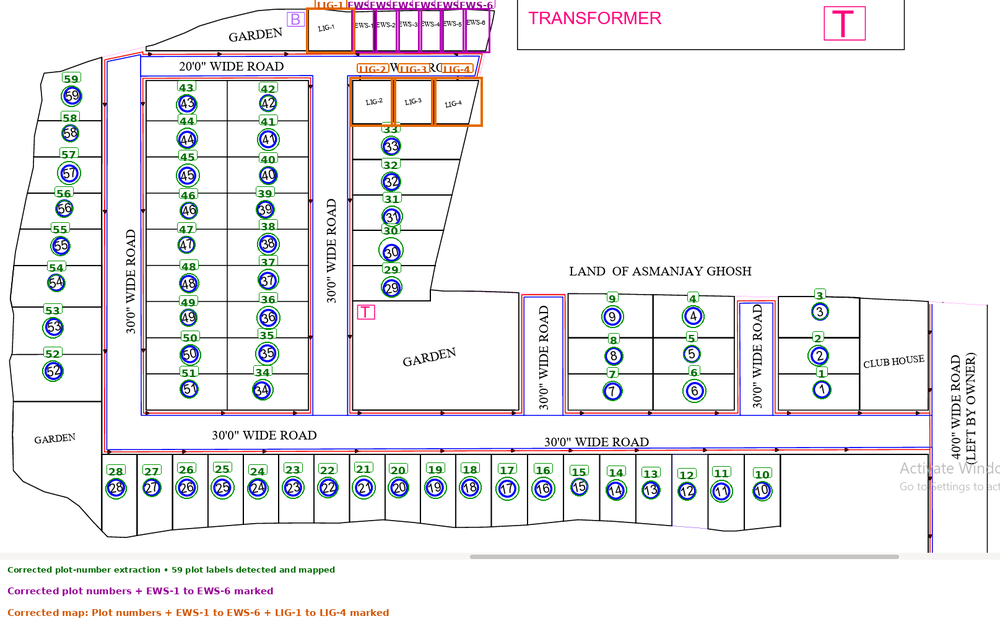
#> input picture marked_map_2.png, 1000 x 624 px, shrunk from 1615 x 1008 before the run, found by its file name
$ python a09_masks.py
#> lines starting #> are read from the running program, lines starting #| are printed output that depends on the picture; after the words box and inside, x2 and y2 are one past the last pixel; in counts of white or black regions, pixels touching at a corner belong together
"""Extract grid lines, build face index, and read labels per cell. Phase 2 of digitization."""
import sys, cv2, numpy as np
from pathlib import Path

SRC = Path(r"C:\Users\User\OneDrive\Desktop\gps_map\marked_map_2.png")
OUT = Path(r"C:\Users\User\AppData\Local\Temp\opencode\gps")
OUT.mkdir(parents=True, exist_ok=True)

img = cv2.imread(str(SRC), cv2.IMREAD_COLOR)
#> img is the input picture: shape (624, 1000, 3); mean B, G, R 238.6, 236.5, 237.8
h, w = img.shape[:2]
#> h = 624; w = 1000
hsv = cv2.cvtColor(img, cv2.COLOR_BGR2HSV)
#> hsv: shape (624, 1000, 3); mean H, S, V 11.2, 12.5, 243.8
H, S, V = hsv[:, :, 0], hsv[:, :, 1], hsv[:, :, 2]
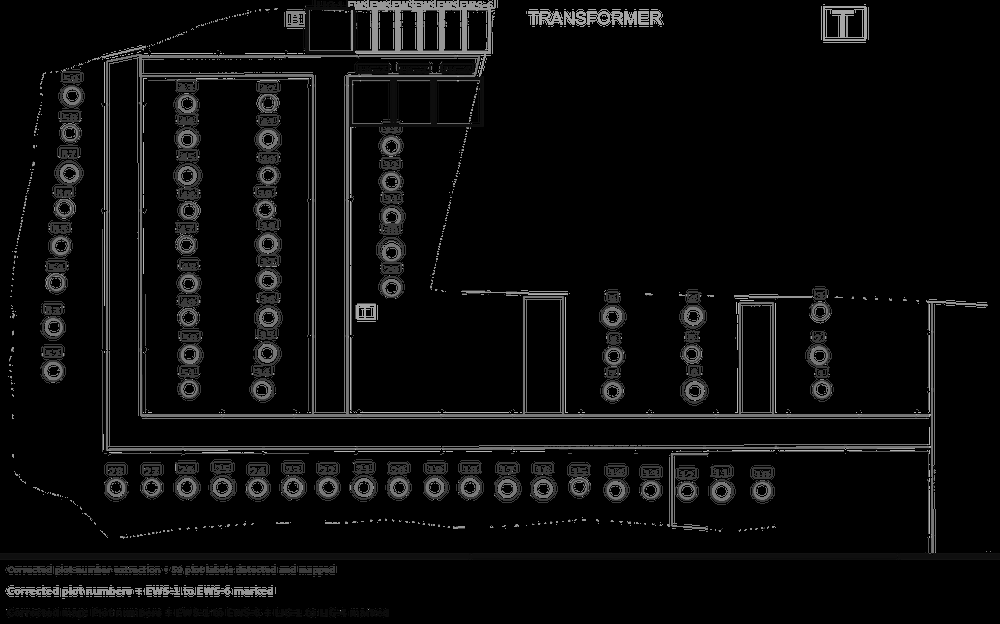
#> H: shape (624, 1000); min 0, max 179, mean 11.2
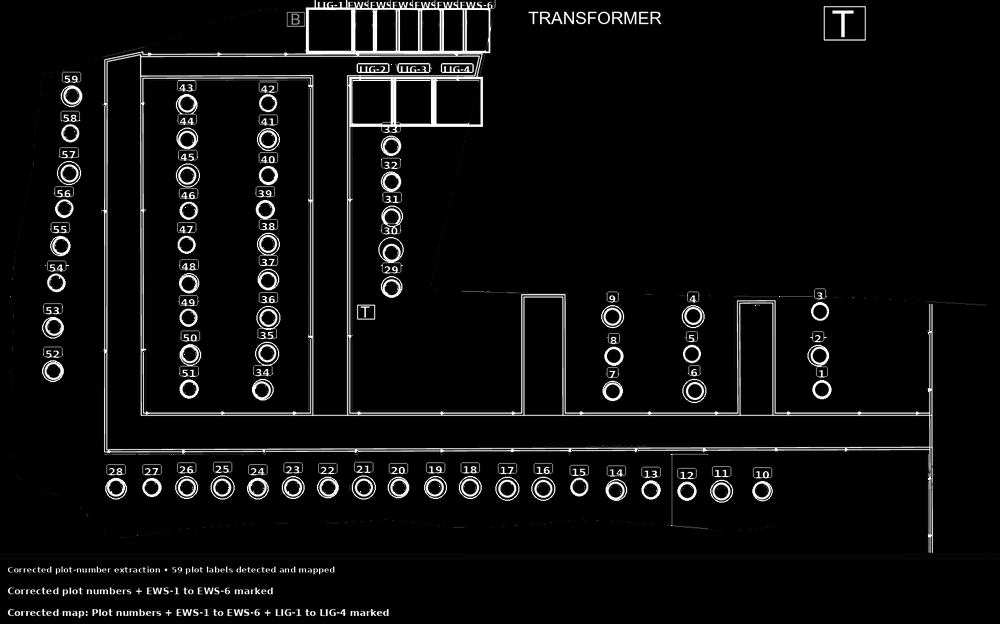
#> S: shape (624, 1000); min 0, max 255, mean 12.5
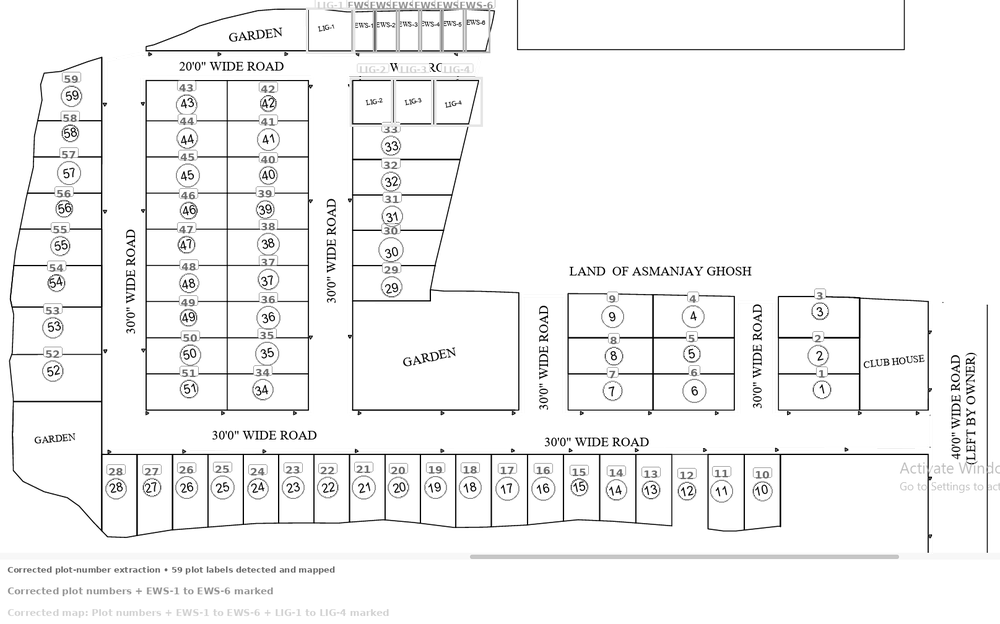
#> V: shape (624, 1000); min 0, max 255, mean 243.8

# masks
blue = ((H >= 100) & (H <= 130) & (S > 60) & (V > 50)).astype(np.uint8)*255
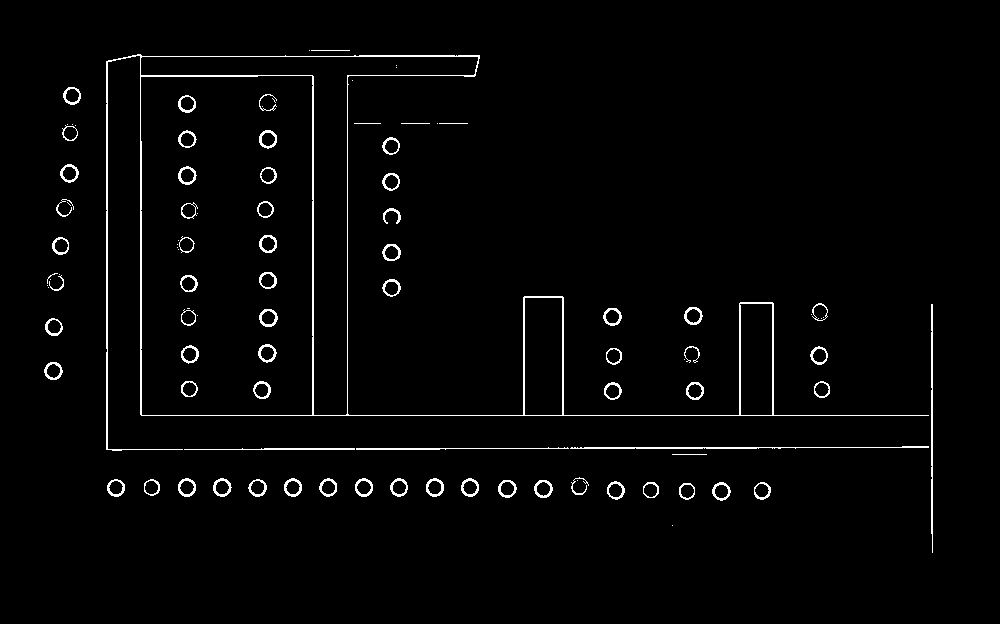
#> blue: shape (624, 1000); 2.2% white in thin lines or dots, all inside (x1, y1, x2, y2) = (44, 50, 933, 553)
red  = ((H >= 0)  & (H <= 12)  & (S > 60) & (V > 50)).astype(np.uint8)*255
#> red: shape (624, 1000); 1.2% white in thin lines or dots
green= ((H >= 40) & (H <= 85)  & (S > 60) & (V > 50)).astype(np.uint8)*255
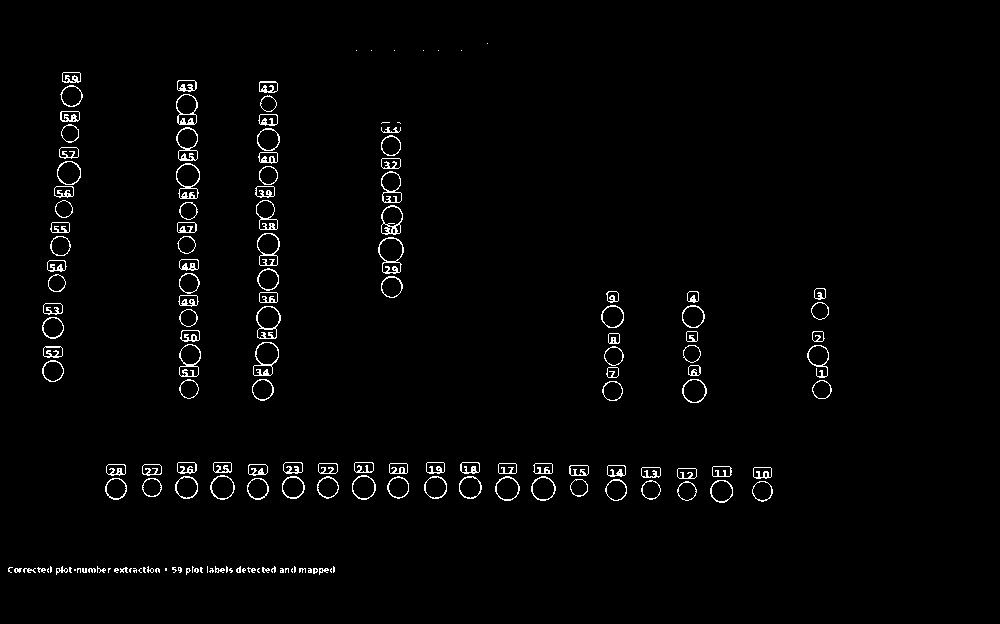
#> green: shape (624, 1000); 1.8% white in thin lines or dots, all inside (x1, y1, x2, y2) = (8, 43, 832, 575)
boundary = cv2.dilate(blue, cv2.getStructuringElement(cv2.MORPH_RECT, (5,5)), iterations=1)
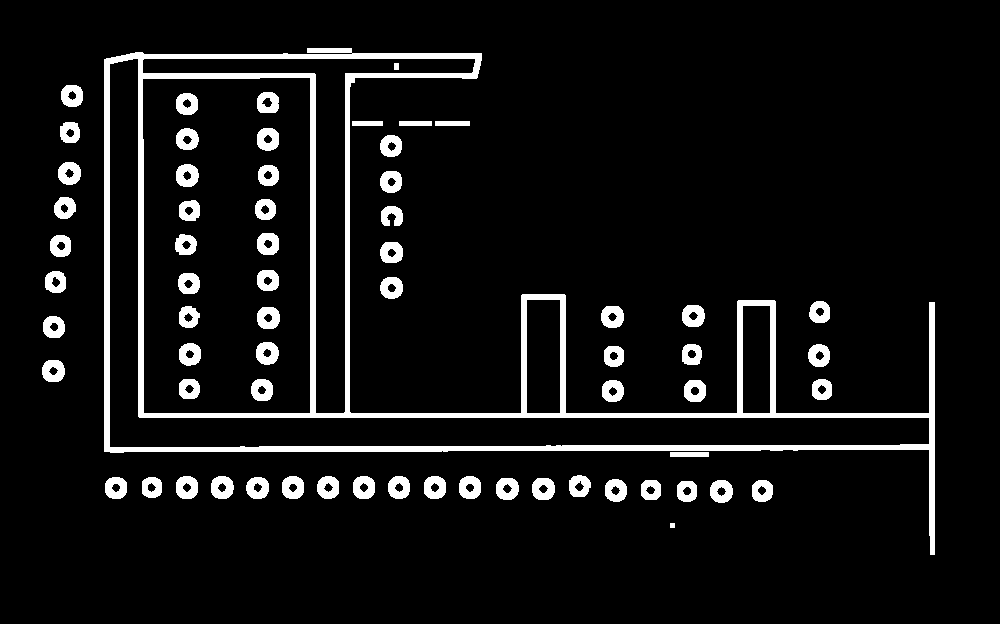
#> boundary: shape (624, 1000); 7.6% white; 66 white regions, largest, box (x1, y1, x2, y2) and area: (104, 48, 935, 555) 25303, (211, 476, 234, 499) 393, (176, 164, 199, 187) 390
lines_all = cv2.dilate(red, cv2.getStructuringElement(cv2.MORPH_RECT, (3,3)), iterations=1)
#> lines_all: shape (624, 1000); 3% white; 26 white regions (4 under 20 px), largest, box (x1, y1, x2, y2) and area: (102, 299, 932, 554) 5259, (348, 76, 740, 415) 3470, (141, 76, 313, 415) 3436

# horizontal/vertical line masks from red
v = lines_all
hmask = cv2.morphologyEx(v, cv2.MORPH_OPEN, cv2.getStructuringElement(cv2.MORPH_RECT, (21, 1)), iterations=1)
#> hmask: shape (624, 1000); 1.6% white; 25 white regions, largest, box (x1, y1, x2, y2) and area: (103, 448, 932, 454) 2729, (125, 50, 484, 56) 1228, (563, 411, 740, 415) 681
vmask = cv2.morphologyEx(v, cv2.MORPH_OPEN, cv2.getStructuringElement(cv2.MORPH_RECT, (1, 21)), iterations=1)
#> vmask: shape (624, 1000); 1.1% white; 15 white regions, largest, box (x1, y1, x2, y2) and area: (141, 76, 145, 415) 1060, (348, 76, 352, 415) 1019, (309, 76, 312, 415) 1017
hmask = cv2.dilate(hmask, cv2.getStructuringElement(cv2.MORPH_RECT, (7, 1)), iterations=1)
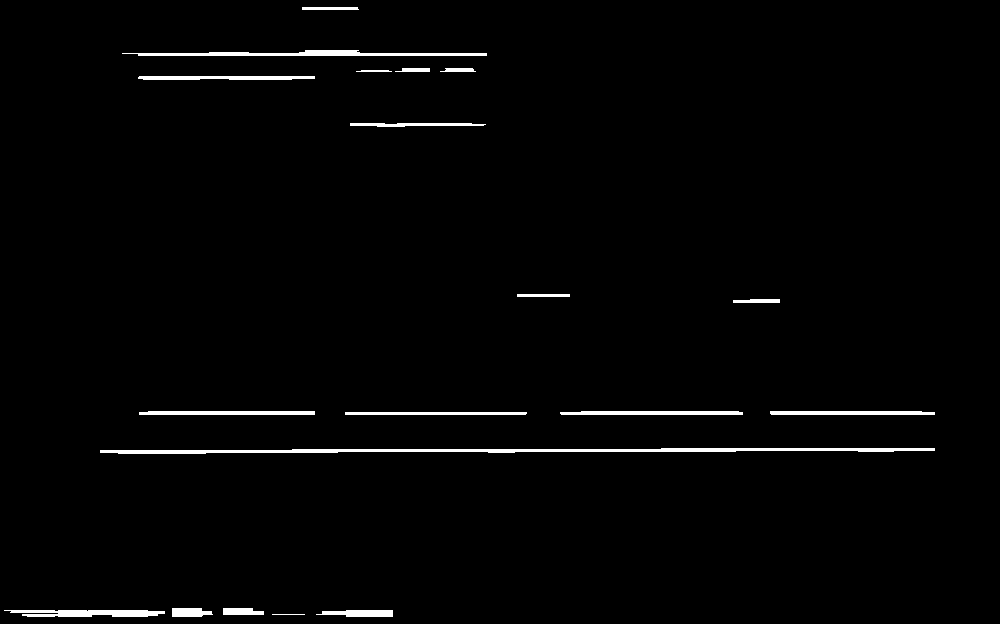
#> hmask: shape (624, 1000); 1.7% white; 19 white regions, largest, box (x1, y1, x2, y2) and area: (100, 448, 935, 454) 2777, (122, 50, 487, 56) 1270, (4, 610, 165, 617) 906
vmask = cv2.dilate(vmask, cv2.getStructuringElement(cv2.MORPH_RECT, (1, 7)), iterations=1)
#> vmask: shape (624, 1000); 1.2% white; 15 white regions, largest, box (x1, y1, x2, y2) and area: (141, 73, 145, 418) 1090, (348, 73, 352, 418) 1043, (309, 73, 312, 418) 1035

cv2.imwrite(str(OUT/"boundary.png"), boundary)
cv2.imwrite(str(OUT/"hmask.png"), hmask)
cv2.imwrite(str(OUT/"vmask.png"), vmask)
cv2.imwrite(str(OUT/"green.png"), green)
print("masks written to", OUT)
